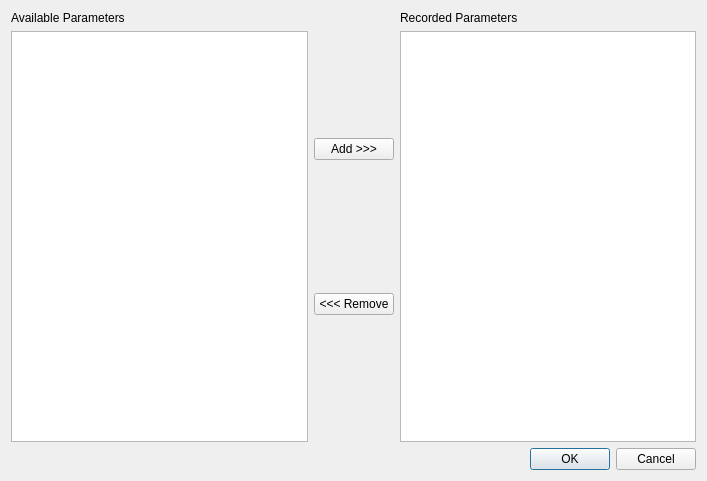
<?xml version="1.0" encoding="UTF-8"?>
<ui version="4.0">
 <class>RecordWindow</class>
 <widget class="QWidget" name="RecordWindow">
  <property name="geometry">
   <rect>
    <x>0</x>
    <y>0</y>
    <width>707</width>
    <height>481</height>
   </rect>
  </property>
  <property name="windowTitle">
   <string>Recording configuration</string>
  </property>
  <layout class="QVBoxLayout" name="verticalLayout">
   <item>
    <layout class="QHBoxLayout" name="horizontalLayout">
     <item>
      <layout class="QVBoxLayout" name="verticalLayout_4">
       <item>
        <widget class="QLabel" name="label">
         <property name="text">
          <string>Available Parameters</string>
         </property>
        </widget>
       </item>
       <item>
        <widget class="QListView" name="avalaibleListView">
         <property name="acceptDrops">
          <bool>true</bool>
         </property>
         <property name="editTriggers">
          <set>QAbstractItemView::NoEditTriggers</set>
         </property>
         <property name="dragEnabled">
          <bool>true</bool>
         </property>
         <property name="dragDropMode">
          <enum>QAbstractItemView::DragDrop</enum>
         </property>
         <property name="defaultDropAction">
          <enum>Qt::MoveAction</enum>
         </property>
         <property name="alternatingRowColors">
          <bool>true</bool>
         </property>
         <property name="selectionMode">
          <enum>QAbstractItemView::ExtendedSelection</enum>
         </property>
         <property name="selectionBehavior">
          <enum>QAbstractItemView::SelectItems</enum>
         </property>
        </widget>
       </item>
      </layout>
     </item>
     <item>
      <layout class="QVBoxLayout" name="verticalLayout_3">
       <item>
        <widget class="QPushButton" name="addButton">
         <property name="text">
          <string>Add &gt;&gt;&gt;</string>
         </property>
        </widget>
       </item>
       <item>
        <widget class="QPushButton" name="removeButton">
         <property name="text">
          <string>&lt;&lt;&lt; Remove</string>
         </property>
        </widget>
       </item>
      </layout>
     </item>
     <item>
      <layout class="QVBoxLayout" name="verticalLayout_2">
       <item>
        <widget class="QLabel" name="label_2">
         <property name="text">
          <string>Recorded Parameters</string>
         </property>
        </widget>
       </item>
       <item>
        <widget class="QListView" name="recordedListView">
         <property name="acceptDrops">
          <bool>true</bool>
         </property>
         <property name="editTriggers">
          <set>QAbstractItemView::NoEditTriggers</set>
         </property>
         <property name="dragEnabled">
          <bool>true</bool>
         </property>
         <property name="dragDropMode">
          <enum>QAbstractItemView::DragDrop</enum>
         </property>
         <property name="defaultDropAction">
          <enum>Qt::MoveAction</enum>
         </property>
         <property name="alternatingRowColors">
          <bool>true</bool>
         </property>
         <property name="selectionMode">
          <enum>QAbstractItemView::ExtendedSelection</enum>
         </property>
         <property name="selectionBehavior">
          <enum>QAbstractItemView::SelectItems</enum>
         </property>
        </widget>
       </item>
      </layout>
     </item>
    </layout>
   </item>
   <item>
    <widget class="QDialogButtonBox" name="buttonBox">
     <property name="standardButtons">
      <set>QDialogButtonBox::Cancel|QDialogButtonBox::Ok</set>
     </property>
    </widget>
   </item>
  </layout>
 </widget>
 <resources/>
 <connections/>
</ui>
